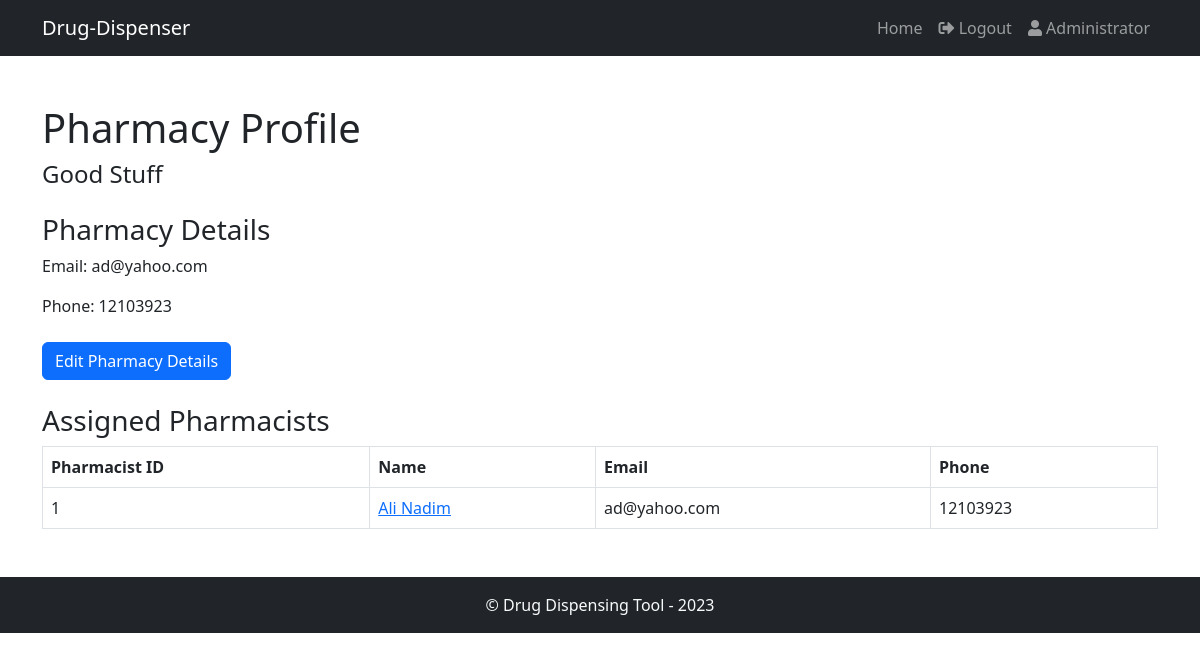
Screenshot of /profiles/pharmacy_profile.php?pharmacyId=1 (signed in) with the database file from the repository.
### tables this page shows
CREATE TABLE `pharmacy` (
  `pharmacyId` int(11) NOT NULL,
  `name` varchar(100) NOT NULL,
  `emailAddress` varchar(100) NOT NULL,
  `phoneNumber` varchar(20) DEFAULT NULL
);

CREATE TABLE `pharmacist` (
  `pharmacistId` int(11) NOT NULL,
  `name` varchar(50) NOT NULL,
  `emailAddress` varchar(100) NOT NULL,
  `phoneNumber` varchar(20) DEFAULT NULL,
  `SSN` varchar(15) DEFAULT NULL,
  `pharmacyId` int(11) DEFAULT NULL,
  `passwordHash` varchar(100) NOT NULL
);

### profiles/pharmacy_profile.php (the view, shortened to what this page needs)
<?php
require_once('../database.php');
$pharmacyId = $_GET['pharmacyId'];
$pharmacy = array();
$conn = new mysqli($host, $username, $databasePassword, $databaseName);
if ($conn->connect_error) {
	die("Connection failed: " . $conn->connect_error);
} else {
	$sql = "SELECT * FROM pharmacy WHERE pharmacyId = $pharmacyId";
	$result = $conn->query($sql);
	if ($result->num_rows === 1) {
		$pharmacy = $result->fetch_assoc();
	} else {
		header("Location: ../errors/404.php");
		exit();
	}
}
$assignedPharmacists = array();
$conn = new mysqli($host, $username, $databasePassword, $databaseName);
if ($conn->connect_error) {
	die("Connection failed: " . $conn->connect_error);
} else {
	$sql = "SELECT * FROM pharmacist WHERE pharmacyId = $pharmacyId";
	$result = $conn->query($sql);
	while ($row = $result->fetch_assoc()) {
		$assignedPharmacists[] = $row;
	}
}
?>
<!DOCTYPE html>
<html lang="en">
<head>
    <link rel="stylesheet" href="https://cdnjs.cloudflare.com/ajax/libs/bootstrap/5.3.0/css/bootstrap.min.css">
</head>
<body>
<?php
include_once '../commons.php';
echo $header;
?>
    <div class="container mt-5">
	<h1>Pharmacy Profile</h1>
	<h4><?= $pharmacy['name'] ?></h4>
	<h3 class="mt-4">Pharmacy Details</h3>
	<p>Email: <?= $pharmacy['emailAddress'] ?></p>
	<p>Phone: <?= $pharmacy['phoneNumber'] ?></p>
	<?php if ($_SESSION['user'] === 'administrator' || ($_SESSION['user'] === 'pharmacist')) { ?>
	    <a href="../edit/edit_pharmacy.php?pharmacyId=<?= $pharmacyId ?>" class="btn btn-primary mt-2">Edit Pharmacy Details</a>
	<?php } ?>
<?php
if (!empty($assignedPharmacists)) {
?>
	    <h3 class="mt-4">Assigned Pharmacists</h3>
	    <table class="table table-bordered mt-2">
		<thead>
		    <tr>
			<th>Pharmacist ID</th>
			<th>Name</th>
			<th>Email</th>
			<th>Phone</th>
		    </tr>
		</thead>
		<tbody>
<?php
	foreach ($assignedPharmacists as $pharmacist) {
		echo "<tr>";
		echo "<td>{$pharmacist['pharmacistId']}</td>";
		echo "<td><a href = '../profiles/pharmacist_profile.php?pharmacistId={$pharmacist['pharmacistId']}'>{$pharmacist['name']}</td>";
		echo "<td>{$pharmacist['emailAddress']}</td>";
		echo "<td>{$pharmacist['phoneNumber']}</td>";
		echo "</tr>";
	}
?>
		</tbody>
	    </table>
<?php
} else {
	echo "<p>No pharmacists assigned to this pharmacy.</p>";
}
?>
    </div>
    <?php echo $footer; ?>
</body>
</html>

### rows the page displays
pharmacy: name "Good Stuff", emailAddress "ad@yahoo.com", phoneNumber "12103923"
pharmacist: pharmacistId "1", name "Ali Nadim", emailAddress "ad@yahoo.com", phoneNumber "12103923"

### other values shown
$userDisplay "Administrator"
